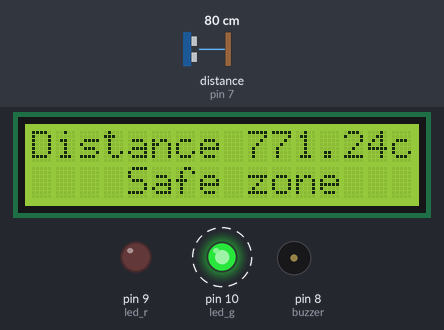
A sketch run on a simulated Arduino Uno, built with avr-gcc and run on an emulated ATmega328P. On the bench: 16×2 character LCD, output pins drawn as LEDs (lit = HIGH), buzzer (waves = sounding, pin HIGH). Wiring (inferred from the names in the program): ultrasonic range finder: trigger pin 6; echo pin 7. Dashed ring = blinking. Inputs (shaded band) come from the test bench; at power-on: distance to the obstacle (sensor on pin 7) 80 cm. The echo pulse lasts 58.3 µs per cm; pins used as bus, display or sensor lines are not drawn.

Above: at 1.2 s.
1.3 s: distance to the obstacle (sensor on pin 7) set to 2 cm
At 2.0 s:
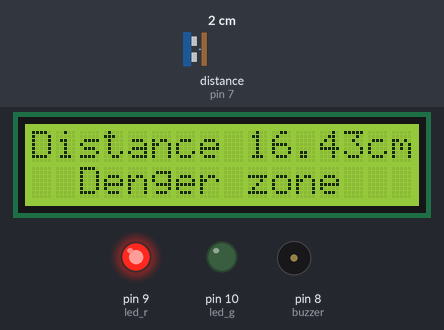
3.6 s: distance to the obstacle (sensor on pin 7) set to 4 cm
At 4.0 s:
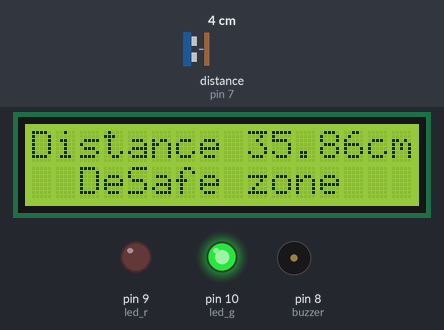
6.1 s: distance to the obstacle (sensor on pin 7) set to 9 cm
At 6.5 s:
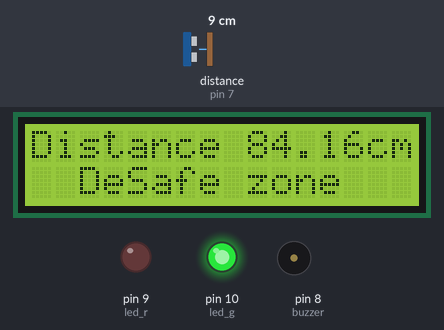
7.6 s: distance to the obstacle (sensor on pin 7) set to 12 cm
At 8.0 s:
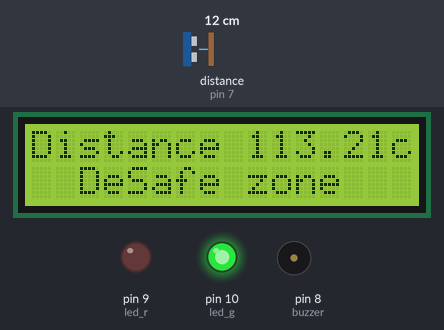
Timing chart, 0 to 10.6 s (numbered marks = the images above; inputs shaded):
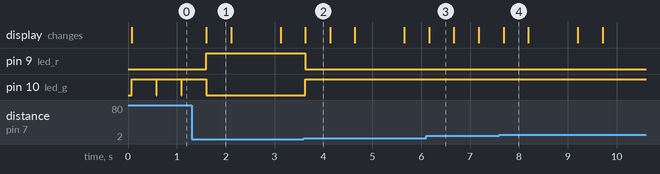

Measured:
- the behaviour switches between 10 and 11 cm on distance to the obstacle (sensor on pin 7) (found by bisection; images 3 and 4)
- after the input at 1.3 s, pin 9 (led_r): LOW → HIGH after 0.30 s; pin 10 (led_g): goes on until 1.6 s, then stays LOW; the display: changes after 0.30 s (image 1)
- after the input at 3.6 s, pin 9 (led_r): HIGH → LOW at once; pin 10 (led_g): LOW → HIGH at once; the display: changes at once (image 2)
- after the input at 6.1 s, the display: changes after 0.06 s (image 3)
- after the input at 7.6 s, the display: changes after 0.08 s (image 4)
- by itself, pin 10 (led_g): alternates HIGH for 0.50 s and LOW for 0.01 s
- what the display in image 1 shows lasts 0.5 s, from 1.6 s to 2.1 s

The sketch:

HC_SR04_project.ino
```cpp
#include<LiquidCrystal.h>
LiquidCrystal lcd(11,12,2,3,4,5);
int trig = 6;
int echo=7;
int buzzer=8;
int led_r=9;
int led_g=10;
float t;
float d;

void setup()
{
  lcd.begin(16,2);
  pinMode(trig,OUTPUT);
  pinMode(echo,INPUT);
  pinMode(buzzer,OUTPUT);
  pinMode(led_r,OUTPUT);
  pinMode(led_g,OUTPUT);
}

void loop()
{
  digitalWrite(buzzer,LOW);
  digitalWrite(led_r,LOW);
  digitalWrite(led_g,LOW);
  digitalWrite(trig,LOW);
  delay(2);
  digitalWrite(trig,HIGH);
  delayMicroseconds(10);
  digitalWrite(trig,LOW);
  t=pulseIn(echo,HIGH);
  d=(t*0.332)/2;
  lcd.setCursor(0,0);
  lcd.print("Distance ");
  lcd.print(d);
  lcd.print("cm");
  if(d<21&&d>9)
  {
    lcd.setCursor(2,1);
    lcd.print("Denger zone");
    digitalWrite(led_r,HIGH);
  }
    else if(d<10)
    {
      lcd.setCursor(0,1);
      lcd.print("Vary denger zone");
      digitalWrite(led_r,HIGH);
      digitalWrite(buzzer,HIGH);
    }
    else if(d>20&&d<31)
    {
      lcd.setCursor(2,1);
      lcd.print("Middle zone");
    }
    else
    {
      lcd.setCursor(4,1);
      lcd.print("Safe zone");
      digitalWrite(led_g,HIGH);
    }
  delay(500);
}
```
